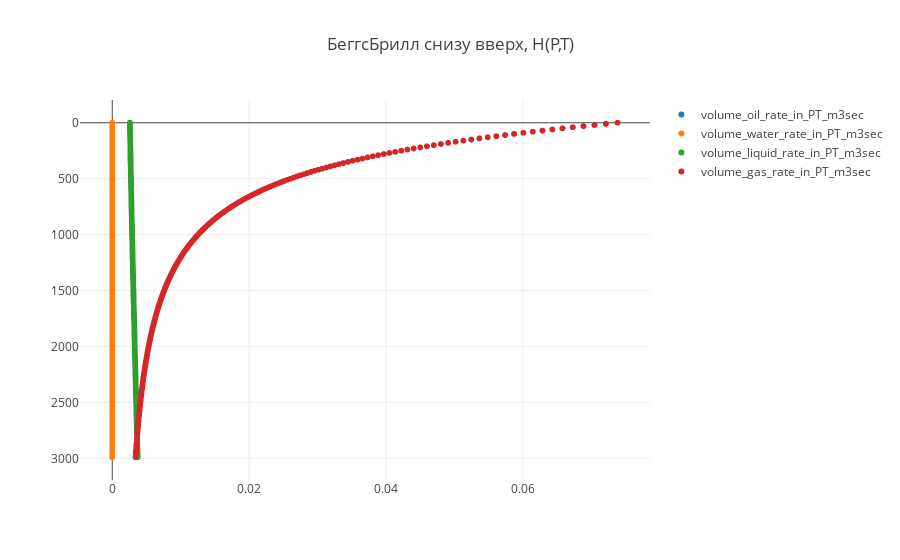

Notebook source saved alongside this figure:
### Code cell
trace1 = trace(24)
trace2 = trace(25)
trace3 = trace(26)
trace4 = trace(27)

data = [trace1, trace2, trace3, trace4]

plot()

### Figure 1 — Plotly figure (JSON) as saved in the notebook; plotly's stock layout.template omitted (floating-point values rounded to 4 significant figures; data arrays with more than 128 entries replaced by an {"elided": "..."} marker saying what was removed)
{"data": [{"mode": "markers", "name": "volume_oil_rate_in_PT_m3sec", "type": "scattergl", "uid": "dd28db43-0f57-49b6-ac89-baae37e8eae7", "x": {"elided": "600 float values"}, "y": {"elided": "600 int values"}}, {"mode": "markers", "name": "volume_water_rate_in_PT_m3sec", "type": "scattergl", "uid": "ed897400-a23d-41c6-bbd9-30e93d874660", "x": {"elided": "600 int values"}, "y": {"elided": "600 int values"}}, {"mode": "markers", "name": "volume_liquid_rate_in_PT_m3sec", "type": "scattergl", "uid": "d0fc4e57-78d9-4f2f-bb61-0d778668b022", "x": {"elided": "600 float values"}, "y": {"elided": "600 int values"}}, {"mode": "markers", "name": "volume_gas_rate_in_PT_m3sec", "type": "scattergl", "uid": "73dc0c91-0fce-4990-9059-1492af66069e", "x": {"elided": "600 float values"}, "y": {"elided": "600 int values"}}], "layout": {"title": {"text": "БеггсБрилл снизу вверх, H(P,T)"}, "yaxis": {"autorange": "reversed"}}}
